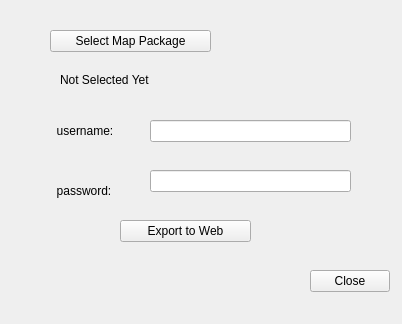
<?xml version="1.0" encoding="UTF-8"?>
<ui version="4.0">
 <class>ExportToWeb</class>
 <widget class="QWidget" name="ExportToWeb">
  <property name="geometry">
   <rect>
    <x>0</x>
    <y>0</y>
    <width>402</width>
    <height>324</height>
   </rect>
  </property>
  <property name="windowTitle">
   <string>Form</string>
  </property>
  <widget class="QLineEdit" name="etwUsername">
   <property name="geometry">
    <rect>
     <x>150</x>
     <y>120</y>
     <width>201</width>
     <height>22</height>
    </rect>
   </property>
  </widget>
  <widget class="QLineEdit" name="etwPassword">
   <property name="geometry">
    <rect>
     <x>150</x>
     <y>170</y>
     <width>201</width>
     <height>22</height>
    </rect>
   </property>
  </widget>
  <widget class="QPushButton" name="etwButton">
   <property name="geometry">
    <rect>
     <x>120</x>
     <y>220</y>
     <width>131</width>
     <height>22</height>
    </rect>
   </property>
   <property name="text">
    <string>Export to Web</string>
   </property>
  </widget>
  <widget class="QLabel" name="label">
   <property name="geometry">
    <rect>
     <x>50</x>
     <y>120</y>
     <width>81</width>
     <height>21</height>
    </rect>
   </property>
   <property name="text">
    <string>  username:</string>
   </property>
  </widget>
  <widget class="QLabel" name="label_2">
   <property name="geometry">
    <rect>
     <x>50</x>
     <y>180</y>
     <width>91</width>
     <height>21</height>
    </rect>
   </property>
   <property name="text">
    <string>  password: </string>
   </property>
  </widget>
  <widget class="QPushButton" name="selectFIle">
   <property name="geometry">
    <rect>
     <x>50</x>
     <y>30</y>
     <width>161</width>
     <height>22</height>
    </rect>
   </property>
   <property name="text">
    <string>Select Map Package</string>
   </property>
  </widget>
  <widget class="QLabel" name="selectedMap">
   <property name="geometry">
    <rect>
     <x>60</x>
     <y>70</y>
     <width>301</width>
     <height>20</height>
    </rect>
   </property>
   <property name="text">
    <string>Not Selected Yet</string>
   </property>
  </widget>
  <widget class="QLabel" name="response">
   <property name="geometry">
    <rect>
     <x>30</x>
     <y>260</y>
     <width>231</width>
     <height>31</height>
    </rect>
   </property>
   <property name="text">
    <string/>
   </property>
  </widget>
  <widget class="QPushButton" name="Close">
   <property name="geometry">
    <rect>
     <x>310</x>
     <y>270</y>
     <width>80</width>
     <height>22</height>
    </rect>
   </property>
   <property name="text">
    <string>Close</string>
   </property>
  </widget>
 </widget>
 <resources/>
 <connections>
  <connection>
   <sender>Close</sender>
   <signal>clicked()</signal>
   <receiver>ExportToWeb</receiver>
   <slot>close()</slot>
   <hints>
    <hint type="sourcelabel">
     <x>349</x>
     <y>280</y>
    </hint>
    <hint type="destinationlabel">
     <x>200</x>
     <y>161</y>
    </hint>
   </hints>
  </connection>
 </connections>
</ui>
